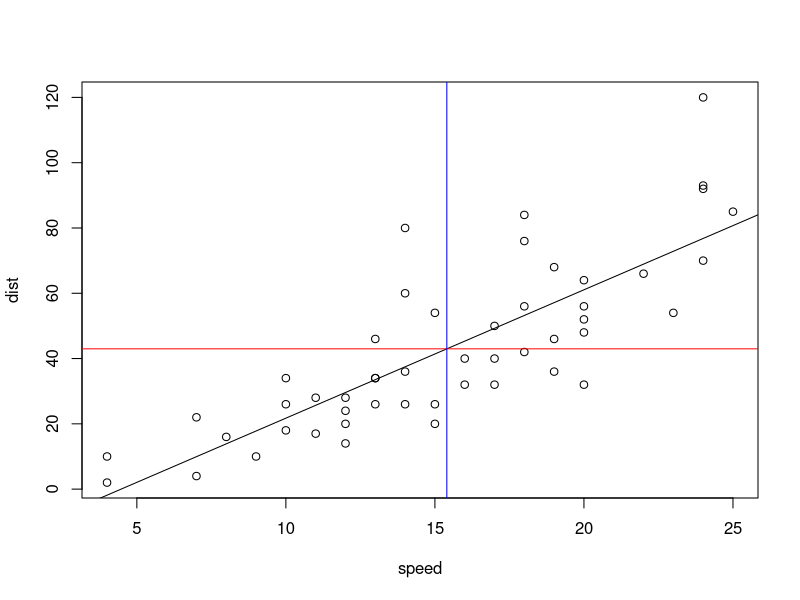

Generate this figure with R:
speed <- cars$speed
dist <- cars$dist

plot(speed, dist)
lm.cars <- lm(dist~speed, data=cars)
abline(lm.cars)	# draw line on top of scatter plot
abline(h=mean(dist), col='red')	# draw mean of stopping distance line
abline(v=mean(speed), col='blue')	# draw vertical line at mean of travelling speeds